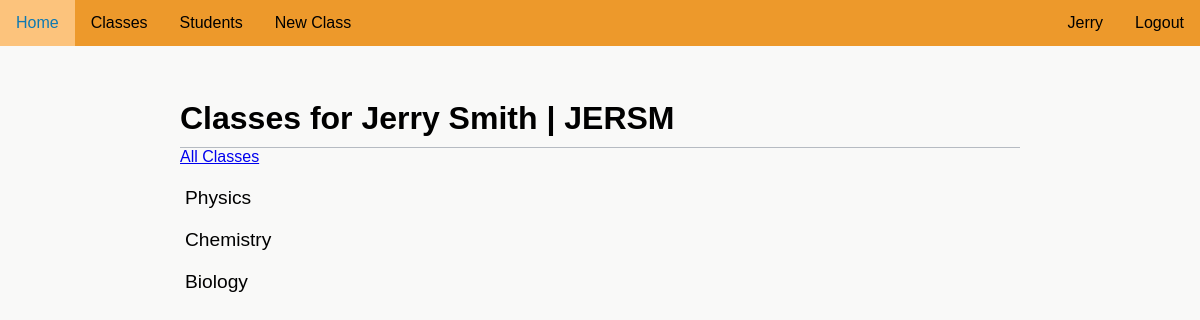
Screenshot of /account/JERSM/classes (signed in) with the database file from the repository.
### attendanceproject/models.py (models this page shows)
class User(UserMixin, db.Model):
    __tablename__ = "user"
    id = db.Column(db.Integer, unique=True, nullable=False, primary_key=True)
    fname = db.Column(db.Text(20), nullable=False)
    lname = db.Column(db.Text(20), nullable=False)
    user_code = db.Column(db.Text(8), nullable=False, unique=True)
    email = db.Column(db.Text(50), nullable=False, unique=True)
    password = db.Column(db.Text(90), nullable=False)
    auth = db.Column(db.Text(10), nullable=True)
    tags = db.relationship('Tag', backref='user_tag')
    subjects = db.relationship('UserSubject', back_populates='user')
    attnd_times = db.relationship('AttendanceTime', backref='subject_attnd_times')

class SubjectCode(db.Model):
    __tablename__ = "subject_code"
    id = db.Column(db.Integer, unique=True, nullable=False, primary_key=True)
    name = db.Column(db.Text(50), nullable=False)
    code = db.Column(db.Text(50), unique=True, nullable=False)
    join_code = db.Column(db.Text(10), unique=True, nullable=False)
    users = db.relationship('UserSubject', back_populates='subject')
    times = db.relationship('SubjectTimes', back_populates='subject')
    scanner = db.relationship('Scanner', back_populates='subject')

### attendanceproject/routes.py (the view, shortened to what this page needs)
@app.route('/account/<user_code>/classes', methods=['GET', 'POST'])
@login_required
def classes(user_code):
    if current_user.auth in ['teacher', 'admin']:
        user = User.query.filter_by(user_code=user_code).first()
        if not user:
            flash('User not found')
            return redirect(url_for('classes', user_code=current_user.user_code))
        else:
            user_classes = subject_name(user) # Getting a list of the user's subjects
        form = populate_JoinClassForm(user)
        user_classes = subject_name(user) # Getting a list of the user's subjects/classes
        return render_template('my_classes.html', form=form, user=user, user_classes=user_classes, day_num=day_num())

### attendanceproject/models.py (called while the page is built)
@login_manager.user_loader
def load_user(user_id):
    return User.query.get(int(user_id))

### attendanceproject/routes.py (called while the page is built)
def subject_name(user):
    return [x.subject for x in user.subjects]

def populate_JoinClassForm(user):
    classes = SubjectCode.query.all()
    sclasses = [(x.id, x.name) for x in classes if x.id not in [y.subject_id for y in user.subjects]]
    form = JoinClassForm()
    if sclasses:
        form.classes.choices = sclasses
    return form

def day_num():
    return datetime.date.today().timetuple().tm_yday

### attendanceproject/templates/my_classes.html (shortened to what this page needs)
{% extends "layout.html" %}
{% block content %}
    <div class='main-header'>
        <h1>Classes for {{ user.fname }} {{ user.lname }} | {{ user.user_code }}</h1>
    </div>
    {% if current_user.auth in ['teacher', 'admin'] %}
        <a href="{{ url_for('all_classes') }}">All Classes</a>
    {% endif %}
    {% if user_classes %}
        <div class='main-lists'>
            <ul>
                {% for class in user_classes %}
                    <a href="{{ url_for('class_code', class_code=class.code, user_code=user.user_code, day=day_num) }}"><li>{{ class.name }}</li></a>
                {% endfor %}
            </ul>
        </div>
    {% endif %}
{% endblock %}

### attendanceproject/templates/navigation.html (shortened to what this page needs)
<div id='nav'>
    <ul>
        <div id="nav-left">
            {% if current_user.is_authenticated %}
                {% if current_user.auth in ['teacher', 'student'] %}
                    <li><a href="{{url_for('home')}}">Home</a></li>
                    <li><a href="{{url_for('classes', user_code=current_user.user_code)}}">Classes</a></li>
                {% endif %}
                {% if current_user.auth == 'teacher' %}
                    <li><a href="{{url_for('students')}}">Students</li></a>
                    <li><a href="{{url_for('create_class')}}">New Class</a></li>
                {% endif %}
            {% endif %}
        </div>
        <div id="nav-right">
            {% if current_user.is_authenticated %}
                <li><a href="{{url_for('logout')}}">Logout</a></li>
                <li><a href="{{url_for('account', user_code=current_user.user_code)}}">{{ current_user.fname }}</a></li>
            {% endif %}
        </div>
    </ul>
</div>

### attendanceproject/static/style.css (style rules this page uses)
:root { --main: #ed992b; --headings: #0E79B2; --errors: #C12E47; }
html { font-family: 'Noto Sans JP', sans-serif; background-color: rgb(249, 249, 248); }
body { margin: 0; margin-left: auto; margin-right: auto; min-width: 800px; }
ul { list-style-type: None; padding-inline-start: 0; }
#nav ul { list-style-type: none; position: fixed; top: 0; width: 100%; margin: 0; padding: 0; background-color: var(--main); min-width: 800px; }
#nav-left li { float: left; }
#nav-right li { float: right; }
#nav li a { display: block; color: black; text-align: center; padding: 14px 16px; text-decoration: none; }
.main-header { width: 100%; border-bottom-width: 1px; border-bottom-style: solid; border-bottom-color: rgb(182, 187, 194); }
.main-header h1 { margin-bottom: 10px; }
.main-lists a { text-decoration: none; color: black; }
.main-lists li { width: 50%; font-size: 1.2rem; margin-top: 10px; padding: 5px; }

### rows the page displays
User: fname "Jerry", lname "Smith", user_code "JERSM"
SubjectCode: name "Physics"
SubjectCode: name "Chemistry"
SubjectCode: name "Biology"
